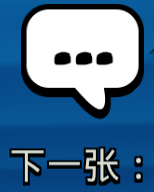
#> input picture templates/battle_marker.png, 154 x 192 px
$ python -i vision.py   (imports and definitions only)
#> lines starting #> are read from the running program, lines starting #| are printed output that depends on the picture; after the words box and inside, x2 and y2 are one past the last pixel; in counts of white or black regions, pixels touching at a corner belong together
### crbot/app_paths.py
"""Separate bundled read-only resources from persistent user data."""
from __future__ import annotations

import os
from pathlib import Path
import shutil
import sys


def frozen() -> bool:
    return bool(getattr(sys, "frozen", False))


def resource_root() -> Path:
    return Path(getattr(sys, "_MEIPASS", Path(__file__).resolve().parent.parent))


def data_root() -> Path:
    if os.environ.get("CRBOT_DATA_DIR"):
        return Path(os.environ["CRBOT_DATA_DIR"]).expanduser().resolve()
    if not frozen():
        return resource_root()
    beside = Path(sys.executable).resolve().parent
    if (beside / "config.json").is_file():
        return beside
    return Path(os.environ.get("LOCALAPPDATA") or Path.home()) / "RoyalLab"


# [40 lines left out: functions initialize_data, configure_bundled_tools, learning_command, not called in this run]

### crbot/vision.py
from __future__ import annotations

from dataclasses import dataclass
from pathlib import Path
from typing import Any

import cv2
import numpy as np
from PIL import Image

from .config import resolve_project_path


def normalized_box(roi: list[float], size: tuple[int, int]) -> tuple[int, int, int, int]:
    width, height = size
    x1 = max(0, min(width - 1, round(float(roi[0]) * width)))
    y1 = max(0, min(height - 1, round(float(roi[1]) * height)))
    x2 = max(x1 + 1, min(width, round(float(roi[2]) * width)))
    y2 = max(y1 + 1, min(height, round(float(roi[3]) * height)))
    return x1, y1, x2, y2


def crop_normalized(image: Image.Image, roi: list[float]) -> Image.Image:
    return image.crop(normalized_box(roi, image.size))


def _small_rgb(image: Image.Image, size: tuple[int, int] = (96, 64)) -> np.ndarray:
    return np.asarray(image.convert("RGB").resize(size, Image.Resampling.BILINEAR), dtype=np.float32)


# [11 lines left out: function patch_similarity, not called in this run]


@dataclass(frozen=True)
class ProbeMatch:
    name: str
    kind: str
    priority: int
    score: float
    click: list[float] | None
    requires_offline_gate: bool
    requires_battle_seen: bool


@dataclass(frozen=True)
class BattleResult:
    outcome: str
    player_crowns: int | None
    opponent_crowns: int | None
    confidence: float
    player_slot_scores: tuple[float, float, float]
    opponent_slot_scores: tuple[float, float, float]

    # [11 lines left out: function to_dict, not called in this run]


class WorkflowRecognizer:
    # [11 lines left out: function __init__, not called in this run]

    def calibrated_names(self) -> list[str]:
        return sorted(self.templates)

    # [66 lines left out: functions match_all, estimate_elixir, battle_ui_score, not called in this run]


def _find_direct_open_chest_screen(
    rgb: np.ndarray, hsv: np.ndarray
) -> tuple[list[float] | None, float]:
    """Recognize the four-star chest screen whose footer says ``点击打开``.

    This variant has a multicolor gradient and no question-mark choices, so it
    cannot share the single-color/background checks used by the selection
    screen.  All three stable structures are required: four star outlines in
    their diamond arrangement, one large centered purple chest, and a compact
    line of white footer text on an otherwise uncluttered screen.
    """
    height, width = hsv.shape[:2]

    # Stars stay sharply outlined while the animated gradient and glow remain
    # smooth. Canny contours are substantially more stable here than an HSV
    # yellow mask, because the background itself passes through yellow.
    star_x1, star_y1, star_x2, star_y2 = normalized_box(
        [0.20, 0.12, 0.80, 0.42], (width, height)
    )
    gray = cv2.cvtColor(rgb, cv2.COLOR_RGB2GRAY)
    star_edges = cv2.Canny(
        gray[star_y1:star_y2, star_x1:star_x2], 60, 140
    )
    contours, _hierarchy = cv2.findContours(
        star_edges, cv2.RETR_LIST, cv2.CHAIN_APPROX_SIMPLE
    )
    star_centers: list[tuple[float, float]] = []
    for contour in contours:
        x, y, component_width, component_height = cv2.boundingRect(contour)
        area = cv2.contourArea(contour)
        perimeter = cv2.arcLength(contour, True)
        vertices = len(cv2.approxPolyDP(contour, 0.03 * perimeter, True))
        center = (
            (star_x1 + x + component_width / 2.0) / width,
            (star_y1 + y + component_height / 2.0) / height,
        )
        if not (
            0.28 <= center[0] <= 0.72
            and 0.16 <= center[1] <= 0.39
            and 0.045 <= component_width / width <= 0.13
            and 0.025 <= component_height / height <= 0.075
            and 0.00055 <= area / float(width * height) <= 0.008
            and 8 <= vertices <= 14
        ):
            continue
        if all(
            abs(center[0] - old[0]) > 0.025
            or abs(center[1] - old[1]) > 0.018
            for old in star_centers
        ):
            star_centers.append(center)
    if len(star_centers) != 4:
        return None, 0.0

    center_stars = [point for point in star_centers if abs(point[0] - 0.5) <= 0.08]
    left_stars = [point for point in star_centers if point[0] < 0.46]
    right_stars = [point for point in star_centers if point[0] > 0.54]
    star_ys = [point[1] for point in star_centers]
    if (
        len(center_stars) != 2
        or len(left_stars) != 1
        or len(right_stars) != 1
        or max(star_ys) - min(star_ys) < 0.045
        or abs(left_stars[0][1] - right_stars[0][1]) > 0.035
    ):
        return None, 0.0

    hue, saturation, value = hsv[..., 0], hsv[..., 1], hsv[..., 2]
    purple = (
        (hue >= 125)
        & (hue <= 175)
        & (saturation >= 45)
        & (value >= 45)
    )
    chest_x1, chest_y1, chest_x2, chest_y2 = normalized_box(
        [0.15, 0.35, 0.85, 0.72], (width, height)
    )
    chest_mask = (
        purple[chest_y1:chest_y2, chest_x1:chest_x2].astype(np.uint8) * 255
    )
    close_size = max(5, round(min(width, height) * 0.012)) | 1
    chest_mask = cv2.morphologyEx(
        chest_mask,
        cv2.MORPH_CLOSE,
        np.ones((close_size, close_size), dtype=np.uint8),
    )
    _count, _labels, chest_stats, _centroids = cv2.connectedComponentsWithStats(
        chest_mask
    )
    if len(chest_stats) <= 1:
        return None, 0.0
    chest = max(chest_stats[1:], key=lambda item: int(item[4]))
    x, y, component_width, component_height, area = chest
    chest_center = (
        (chest_x1 + x + component_width / 2.0) / width,
        (chest_y1 + y + component_height / 2.0) / height,
    )
    if not (
        0.38 <= chest_center[0] <= 0.62
        and 0.43 <= chest_center[1] <= 0.62
        and component_width / width >= 0.28
        and component_height / height >= 0.10
        and area / float(width * height) >= 0.015
    ):
        return None, 0.0

    # Require a centered row of multiple white glyph components where
    # “点击打开” is rendered. We do not accept a generic large white panel.
    text_x1, text_y1, text_x2, text_y2 = normalized_box(
        [0.30, 0.86, 0.70, 0.97], (width, height)
    )
    text_hsv = hsv[text_y1:text_y2, text_x1:text_x2]
    text_mask = (
        (text_hsv[..., 1] <= 90) & (text_hsv[..., 2] >= 185)
    ).astype(np.uint8)
    _count, _labels, text_stats, _centroids = cv2.connectedComponentsWithStats(
        text_mask
    )
    glyph_boxes: list[tuple[float, float, float, float]] = []
    for x, y, component_width, component_height, area in text_stats[1:]:
        component_center_x = (text_x1 + x + component_width / 2.0) / width
        component_center_y = (text_y1 + y + component_height / 2.0) / height
        if (
            area >= max(5, round(width * height * 0.00001))
            and 0.003 <= component_width / width <= 0.08
            and 0.004 <= component_height / height <= 0.05
            and 0.88 <= component_center_y <= 0.95
        ):
            glyph_boxes.append(
                (
                    component_center_x,
                    component_center_y,
                    component_width / width,
                    component_height / height,
                )
            )
    if len(glyph_boxes) < 4:
        return None, 0.0
    glyph_xs = [box[0] for box in glyph_boxes]
    if not (
        0.08 <= max(glyph_xs) - min(glyph_xs) <= 0.35
        and 0.40 <= sum(glyph_xs) / len(glyph_xs) <= 0.60
    ):
        return None, 0.0

    # The direct-open page is intentionally almost empty outside the three
    # structures above. This prevents battle/result pages with text and purple
    # art from satisfying the detector by accident.
    edges = cv2.Canny(gray, 60, 140)

    def edge_ratio(roi: list[float]) -> float:
        x1, y1, x2, y2 = normalized_box(roi, (width, height))
        return float(np.mean(edges[y1:y2, x1:x2] > 0))

    if (
        edge_ratio([0.02, 0.10, 0.14, 0.82]) > 0.02
        or edge_ratio([0.86, 0.10, 0.98, 0.82]) > 0.02
    ):
        return None, 0.0

    click = [float(round(chest_center[0], 6)), float(round(chest_center[1], 6))]
    confidence = min(
        1.0,
        0.82
        + min(0.08, area / float(width * height))
        + min(0.05, (max(star_ys) - min(star_ys)) * 0.8)
        + min(0.05, len(glyph_boxes) * 0.006),
    )
    return click, float(confidence)


def find_chest_open_screen(image: Image.Image) -> tuple[list[float] | None, float]:
    """Recognize the uncluttered star/chest/question-mark screen layout.

    This is deliberately a structural detector rather than a pixel-perfect
    screenshot match.  Size, color shade, glow and animation may vary, but the
    frame must either be a clean blue/purple/orange selection field with stars,
    chest and question-mark choices, or the separate four-star multicolor page
    with a centered chest and ``点击打开`` footer. Lobby reward slots are never
    inspected.
    """
    rgb = np.asarray(image.convert("RGB"), dtype=np.uint8)
    if rgb.size == 0:
        return None, 0.0
    hsv = cv2.cvtColor(rgb, cv2.COLOR_RGB2HSV)
    height, width = hsv.shape[:2]

    direct_point, direct_confidence = _find_direct_open_chest_screen(rgb, hsv)
    if direct_point is not None:
        return direct_point, direct_confidence

    hue, saturation, value = hsv[..., 0], hsv[..., 1], hsv[..., 2]
    blue = (
        (hue >= 88)
        & (hue <= 135)
        & (saturation >= 45)
        & (value >= 35)
    )
    purple_background = (
        (hue >= 125)
        & (hue <= 175)
        & (saturation >= 45)
        & (value >= 35)
    )
    orange_background = (
        (hue >= 2)
        & (hue <= 32)
        & (saturation >= 45)
        & (value >= 55)
    )
    warm = (
        ((hue <= 45) | (hue >= 175))
        & (saturation >= 45)
        & (value >= 70)
    )
    star_highlight = (
        (hue >= 10)
        & (hue <= 50)
        & (saturation >= 25)
        & (saturation <= 200)
        & (value >= 210)
    )

    def ratio(mask: np.ndarray, roi: list[float]) -> float:
        x1, y1, x2, y2 = normalized_box(roi, (width, height))
        return float(np.mean(mask[y1:y2, x1:x2]))

    # The screen has no regular game UI or reward-list clutter. Choose the
    # dominant supported theme first, then require both outer columns to be
    # almost entirely that same background family.
    theme_candidates: list[tuple[np.ndarray, float, float]] = []
    for candidate in (blue, purple_background, orange_background):
        left = ratio(candidate, [0.02, 0.10, 0.18, 0.82])
        right = ratio(candidate, [0.82, 0.10, 0.98, 0.82])
        theme_candidates.append((candidate, left, right))
    background, background_left, background_right = max(
        theme_candidates,
        key=lambda item: item[1] + item[2],
    )
    background_ratio = ratio(background, [0.02, 0.08, 0.98, 0.98])
    if (
        background_ratio < 0.60
        or background_left < 0.65
        or background_right < 0.65
    ):
        return None, 0.0

    colorful = (saturation >= 40) & (value >= 45) & ~background
    chest_roi = [0.18, 0.34, 0.82, 0.72]
    chest_color_ratio = ratio(colorful, chest_roi)
    chest_warm_ratio = ratio(warm, chest_roi)
    if chest_color_ratio < 0.10 or chest_warm_ratio < 0.045:
        return None, 0.0

    # Require a centered star-sized yellow component above the chest.
    star_x1, star_y1, star_x2, star_y2 = normalized_box(
        [0.25, 0.12, 0.75, 0.42], (width, height)
    )
    star_mask = star_highlight[star_y1:star_y2, star_x1:star_x2].astype(
        np.uint8
    )
    _count, _labels, star_stats, _centroids = cv2.connectedComponentsWithStats(
        star_mask
    )
    star_centers: list[tuple[float, float]] = []
    for x, y, component_width, component_height, area in star_stats[1:]:
        center_x = (star_x1 + x + component_width / 2.0) / width
        center_y = (star_y1 + y + component_height / 2.0) / height
        area_ratio = area / float(width * height)
        if (
            0.30 <= center_x <= 0.70
            and 0.16 <= center_y <= 0.42
            and 0.00008 <= area_ratio <= 0.018
            and 0.018 <= component_width / width <= 0.22
            and 0.01 <= component_height / height <= 0.15
        ):
            star_centers.append((center_x, center_y))
    if not 1 <= len(star_centers) <= 3:
        return None, 0.0

    # Detect the circular choice outlines geometrically. Color segmentation is
    # unreliable on the orange theme because its floor shares the coin hue.
    coin_x1, coin_y1, coin_x2, coin_y2 = normalized_box(
        [0.08, 0.78, 0.92, 0.995], (width, height)
    )
    coin_gray = cv2.cvtColor(
        rgb[coin_y1:coin_y2, coin_x1:coin_x2], cv2.COLOR_RGB2GRAY
    )
    coin_gray = cv2.GaussianBlur(coin_gray, (5, 5), 1.2)
    circles = cv2.HoughCircles(
        coin_gray,
        cv2.HOUGH_GRADIENT,
        dp=1.2,
        minDist=max(12, round(width * 0.075)),
        param1=100,
        param2=30,
        minRadius=max(5, round(width * 0.025)),
        maxRadius=max(8, round(width * 0.085)),
    )
    coin_centers: list[tuple[float, float]] = []
    if circles is not None:
        for x, y, _radius in circles[0]:
            center_x = (coin_x1 + float(x)) / width
            center_y = (coin_y1 + float(y)) / height
            if 0.18 <= center_x <= 0.82 and 0.84 <= center_y <= 0.98:
                coin_centers.append((center_x, center_y))
    coin_centers.sort()
    if not 3 <= len(coin_centers) <= 5:
        return None, 0.0
    coin_xs = [center[0] for center in coin_centers]
    coin_ys = [center[1] for center in coin_centers]
    gaps = np.diff(coin_xs)
    if (
        max(coin_ys) - min(coin_ys) > 0.06
        or coin_xs[-1] - coin_xs[0] < 0.22
        or coin_xs[-1] - coin_xs[0] > 0.65
        or np.any(gaps < 0.06)
        or np.any(gaps > 0.25)
    ):
        return None, 0.0

    # Click the geometric center of the connected chest body, not the star or
    # a fixed lobby coordinate.
    chest_x1, chest_y1, chest_x2, chest_y2 = normalized_box(
        chest_roi, (width, height)
    )
    chest_mask = (
        colorful[chest_y1:chest_y2, chest_x1:chest_x2].astype(np.uint8) * 255
    )
    chest_close_size = max(5, round(min(width, height) * 0.018)) | 1
    chest_mask = cv2.morphologyEx(
        chest_mask,
        cv2.MORPH_CLOSE,
        np.ones((chest_close_size, chest_close_size), dtype=np.uint8),
    )
    _count, _labels, chest_stats, _centroids = cv2.connectedComponentsWithStats(
        chest_mask
    )
    if len(chest_stats) <= 1:
        return None, 0.0
    chest_component = max(chest_stats[1:], key=lambda item: int(item[4]))
    x, y, component_width, component_height, area = chest_component
    if (
        area / float(width * height) < 0.008
        or component_width / width < 0.18
        or component_height / height < 0.065
    ):
        return None, 0.0
    click = [
        float(round((chest_x1 + x + component_width / 2.0) / width, 6)),
        float(round((chest_y1 + y + component_height / 2.0) / height, 6)),
    ]
    confidence = min(
        1.0,
        0.65
        + min(0.12, max(0.0, background_ratio - 0.60) * 0.5)
        + min(0.08, max(0.0, chest_color_ratio - 0.10) * 0.5)
        + min(0.08, max(0.0, chest_warm_ratio - 0.045) * 0.5)
        + 0.07,
    )
    return click, confidence


from .app_paths import data_root

_CONFIRM_TEXT_TEMPLATE_PATH = data_root() / "templates" / "result_continue.png"
_confirm_text_template: np.ndarray | None = None


# [140 lines left out: functions _load_confirm_text_template, find_result_confirm_button, detect_battle_result, motion_score, not called in this run]

>>> from PIL import Image
>>> picture = Image.open('../templates/battle_marker.png')
#> picture is the input picture: PIL image 154x192 RGB; mean R, G, B 80.7, 118.5, 151.9
>>> result = find_chest_open_screen(picture)
#> in find_chest_open_screen, `hsv = cv2.cvtColor(rgb, cv2.COLOR_RGB2HSV)`: hsv: shape (192, 154, 3); mean H, S, V 61.8, 138.1, 152.2
#> in _find_direct_open_chest_screen, `gray = cv2.cvtColor(rgb, cv2.COLOR_RGB2GRAY)`:
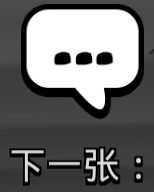
#> gray: shape (192, 154); min 0, max 255, mean 111
#> in _find_direct_open_chest_screen, `star_edges = cv2.Canny( gray[star_y1:star_y2, star_x1:star_x2], 60, 14..`:
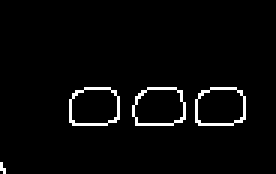
#> star_edges: shape (58, 92) (shown 3 times larger); 3% white in thin lines or dots, all inside (x1, y1, x2, y2) = (0, 29, 82, 58)
#> in _find_direct_open_chest_screen, `contours, _hierarchy = cv2.findContours( star_edges, cv2.RETR_LIST, cv..`: contours = 7 contours, 1 with area under 20; largest, box (x1, y1, x2, y2) and area: (44, 29, 62, 42) 180, (65, 29, 82, 42) 176, (23, 29, 40, 42) 176, (44, 29, 62, 42) 176, (65, 29, 82, 42) 171, (23, 29, 40, 42) 171
#> the loop in _find_direct_open_chest_screen, `for contour in contours:` made 7 passes
#> (x, y, component_width, component_height, area, perimeter, vertices, center) on passes 2 to 7: (65, 29, 17, 13, 171, 48.97, 7, (0.679, 0.305)), (44, 29, 18, 13, 175.5, 50.38, 6, (0.545, 0.305)), (23, 29, 17, 13, 171, 48.97, 7, (0.406, 0.305)), (65, 29, 17, 13, 176, 51.31, 5, (0.679, 0.305)), (44, 29, 18, 13, 180.5, 52.73, 5, (0.545, 0.305)), (23, 29, 17, 13, 176, 51.31, 5, (0.406, 0.305))
#> after the loop in _find_direct_open_chest_screen, `for contour in contours:`: star_centers = []
#> in find_chest_open_screen, `direct_point, direct_confidence = _find_direct_open_chest_screen(rgb, ..`: direct_confidence = 0
#> in find_chest_open_screen, `hue, saturation, value = hsv[..., 0], hsv[..., 1], hsv[..., 2]`:
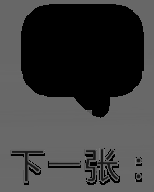
#> hue: shape (192, 154); min 0, max 150, mean 61.8
#> in find_chest_open_screen, `hue, saturation, value = hsv[..., 0], hsv[..., 1], hsv[..., 2]`:
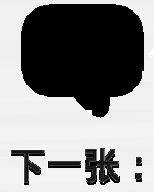
#> saturation: shape (192, 154); min 0, max 255, mean 138.1
#> in find_chest_open_screen, `hue, saturation, value = hsv[..., 0], hsv[..., 1], hsv[..., 2]`:
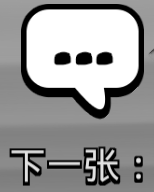
#> value: shape (192, 154); min 0, max 255, mean 152.2
#> in find_chest_open_screen, `blue = ( (hue >= 88) & (hue <= 135) & (saturation >= 45) & (value >= 3..`:
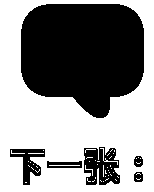
#> blue: shape (192, 154) bool; 55.6% white; 6 black regions, box (x1, y1, x2, y2) and area: (21, 4, 144, 118) 11285, (84, 147, 120, 185) 959, (10, 149, 45, 185) 548, (47, 161, 82, 168) 184, (134, 156, 143, 167) 77, (134, 172, 143, 182) 73
#> in find_chest_open_screen, `purple_background = ( (hue >= 125) & (hue <= 175) & (saturation >= 45)..`: purple_background: shape (192, 154) bool; every value is 0
#> in find_chest_open_screen, `star_highlight = ( (hue >= 10) & (hue <= 50) & (saturation >= 25) & (s..`:
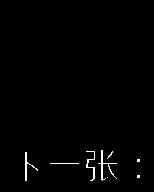
#> star_highlight: shape (192, 154) bool; 1% white in thin lines or dots, all inside (x1, y1, x2, y2) = (25, 150, 140, 181)
#> the loop in find_chest_open_screen, `for candidate in (blue, purple_background, orange_background):` made 3 passes
#> (left, right) on passes 1 to 3: (0.842, 0.645), (0, 0), (0, 0)
#> after the loop in find_chest_open_screen, `for candidate in (blue, purple_background, orange_background):`: theme_candidates = 3 items
#> in find_chest_open_screen, `background, background_left, background_right = max( theme_candidates,..`: background_left = 0.842; background_right = 0.645
#> in find_chest_open_screen, `background_ratio = ratio(background, [0.02, 0.08, 0.98, 0.98])`: background_ratio = 0.529
